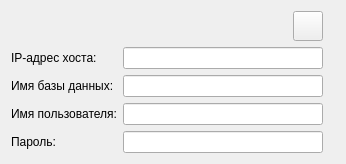
<?xml version="1.0" encoding="UTF-8"?>
<ui version="4.0">
 <class>DbConnection</class>
 <widget class="QWidget" name="DbConnection">
  <property name="geometry">
   <rect>
    <x>0</x>
    <y>0</y>
    <width>346</width>
    <height>154</height>
   </rect>
  </property>
  <property name="sizePolicy">
   <sizepolicy hsizetype="Expanding" vsizetype="Maximum">
    <horstretch>0</horstretch>
    <verstretch>0</verstretch>
   </sizepolicy>
  </property>
  <property name="windowTitle">
   <string>DbConnection</string>
  </property>
  <layout class="QGridLayout" name="gridLayout_4">
   <item row="0" column="0">
    <layout class="QGridLayout" name="gridLayout_3">
     <item row="1" column="0" colspan="2">
      <layout class="QGridLayout" name="gridLayout_2">
       <item row="0" column="0">
        <layout class="QGridLayout" name="gridLayout">
         <item row="3" column="0">
          <widget class="QLabel" name="textLabel4Ptkpp">
           <property name="text">
            <string>Пароль:</string>
           </property>
           <property name="wordWrap">
            <bool>false</bool>
           </property>
          </widget>
         </item>
         <item row="3" column="1">
          <widget class="QLineEdit" name="dbPassEdit">
           <property name="minimumSize">
            <size>
             <width>200</width>
             <height>0</height>
            </size>
           </property>
           <property name="maximumSize">
            <size>
             <width>400</width>
             <height>16777215</height>
            </size>
           </property>
          </widget>
         </item>
         <item row="1" column="1">
          <widget class="QLineEdit" name="dbNameEdit">
           <property name="minimumSize">
            <size>
             <width>200</width>
             <height>0</height>
            </size>
           </property>
           <property name="maximumSize">
            <size>
             <width>400</width>
             <height>16777215</height>
            </size>
           </property>
          </widget>
         </item>
         <item row="0" column="1">
          <widget class="QLineEdit" name="dbHostEdit">
           <property name="enabled">
            <bool>true</bool>
           </property>
           <property name="minimumSize">
            <size>
             <width>200</width>
             <height>0</height>
            </size>
           </property>
           <property name="maximumSize">
            <size>
             <width>400</width>
             <height>16777215</height>
            </size>
           </property>
          </widget>
         </item>
         <item row="0" column="0">
          <widget class="QLabel" name="textLabel1">
           <property name="enabled">
            <bool>true</bool>
           </property>
           <property name="text">
            <string>IP-адрес хоста:</string>
           </property>
           <property name="wordWrap">
            <bool>false</bool>
           </property>
          </widget>
         </item>
         <item row="2" column="0">
          <widget class="QLabel" name="textLabel3">
           <property name="text">
            <string>Имя пользователя:</string>
           </property>
           <property name="wordWrap">
            <bool>false</bool>
           </property>
          </widget>
         </item>
         <item row="2" column="1">
          <widget class="QLineEdit" name="dbLoginEdit">
           <property name="minimumSize">
            <size>
             <width>200</width>
             <height>0</height>
            </size>
           </property>
           <property name="maximumSize">
            <size>
             <width>400</width>
             <height>16777215</height>
            </size>
           </property>
          </widget>
         </item>
         <item row="1" column="0">
          <widget class="QLabel" name="textLabel2">
           <property name="text">
            <string>Имя базы данных:</string>
           </property>
           <property name="wordWrap">
            <bool>false</bool>
           </property>
          </widget>
         </item>
         <item row="4" column="0" colspan="2">
          <spacer name="verticalSpacer">
           <property name="orientation">
            <enum>Qt::Vertical</enum>
           </property>
           <property name="sizeHint" stdset="0">
            <size>
             <width>20</width>
             <height>40</height>
            </size>
           </property>
          </spacer>
         </item>
        </layout>
       </item>
      </layout>
     </item>
     <item row="0" column="0" colspan="2">
      <layout class="QHBoxLayout" name="horizontalLayout">
       <item>
        <spacer name="horizontalSpacer_2">
         <property name="orientation">
          <enum>Qt::Horizontal</enum>
         </property>
         <property name="sizeHint" stdset="0">
          <size>
           <width>128</width>
           <height>20</height>
          </size>
         </property>
        </spacer>
       </item>
       <item>
        <widget class="QPushButton" name="editButton">
         <property name="sizePolicy">
          <sizepolicy hsizetype="Fixed" vsizetype="Fixed">
           <horstretch>0</horstretch>
           <verstretch>0</verstretch>
          </sizepolicy>
         </property>
         <property name="minimumSize">
          <size>
           <width>30</width>
           <height>30</height>
          </size>
         </property>
         <property name="maximumSize">
          <size>
           <width>30</width>
           <height>30</height>
          </size>
         </property>
         <property name="text">
          <string/>
         </property>
        </widget>
       </item>
      </layout>
     </item>
     <item row="0" column="2" rowspan="2">
      <spacer name="horizontalSpacer">
       <property name="orientation">
        <enum>Qt::Horizontal</enum>
       </property>
       <property name="sizeHint" stdset="0">
        <size>
         <width>40</width>
         <height>20</height>
        </size>
       </property>
      </spacer>
     </item>
    </layout>
   </item>
  </layout>
 </widget>
 <layoutdefault spacing="6" margin="11"/>
 <pixmapfunction>qPixmapFromMimeSource</pixmapfunction>
 <resources>
  <include location="../../etc/icons.qrc"/>
 </resources>
 <connections/>
</ui>
